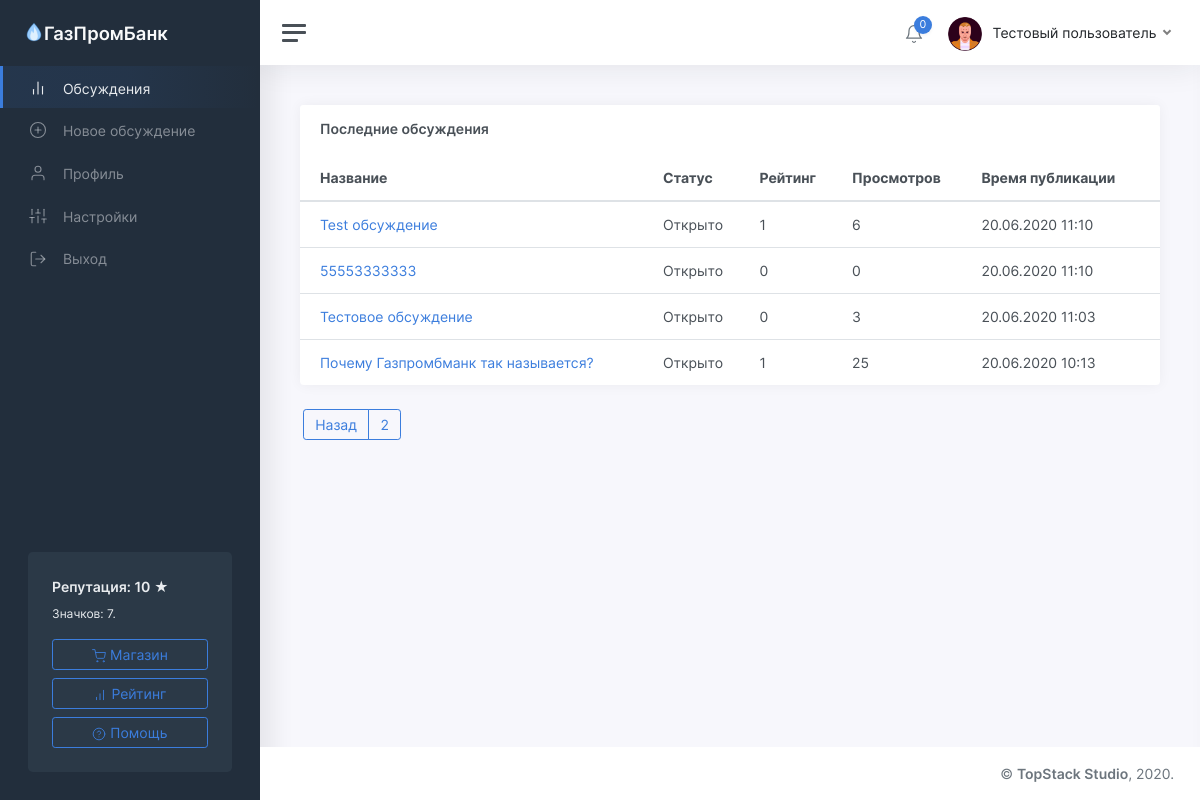
Page /threads/2 (signed in) on the earlier database version.
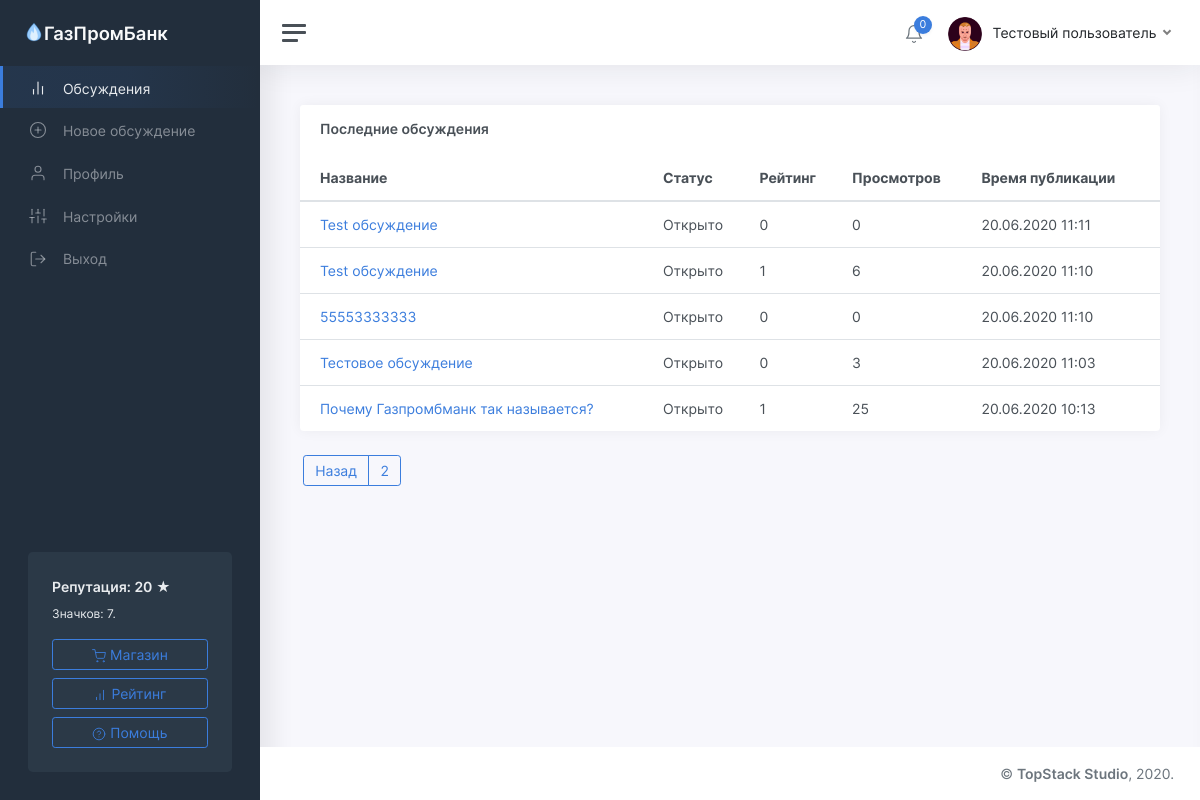
Same page on the later database version.
### tables this page shows
CREATE TABLE "users" (
	"id"	INTEGER NOT NULL UNIQUE,
	"password"	TEXT NOT NULL,
	"email"	TEXT NOT NULL UNIQUE,
	"status"	TEXT NOT NULL,
	"rating"	INTEGER NOT NULL,
	"moderator"	INTEGER,
	"blocked"	INTEGER,
	"description"	TEXT,
	"name"	TEXT NOT NULL,
	"avatar"	INTEGER,
	"badges"	TEXT,
	"department"	TEXT,
	PRIMARY KEY("id")
);

CREATE TABLE "threads" (
	"id"	INTEGER NOT NULL UNIQUE,
	"owner"	INTEGER NOT NULL,
	"title"	TEXT NOT NULL,
	"content"	TEXT,
	"date"	INTEGER,
	"up"	INTEGER,
	"down"	INTEGER,
	"views"	INTEGER,
	"status"	TEXT,
	"department"	TEXT,
	PRIMARY KEY("id")
);

### app/views.py (the view)
@app.route('/threads/<page>')
def listOfThreadsByPage(page):
	page = int(page)
	if page <= 1:
		return redirect('/threads')
	return render_template('threads_page.html', user=getUser(session['id']), threads=getThreads(offset=page), message=request.args.get('from'), page=page)

### app/functions.py (called while the page is built)
def getUser(identifier):
	conn = sqlite3.connect(db_path)
	conn.row_factory = sqlite3.Row
	cursor = conn.cursor()
	cursor.execute('SELECT * FROM users where id="%s"' % identifier)
	user = cursor.fetchone()
	if user:
		user = dict(user)
		user['badges'] = json.loads(user['badges'])
		user['notifications'] = getNotifications(identifier)
	return user

def statusToText(status):
	return statuses[status]

def fromTimestamp(timestamp):
	return datetime.utcfromtimestamp(timestamp + 3600 * 3).strftime('%d.%m.%Y %H:%M')

def getThreads(offset=0, count=10):
	conn = sqlite3.connect(db_path)
	conn.row_factory = sqlite3.Row
	cursor = conn.cursor()
	cursor.execute('SELECT id, title, date, up, down, status, views FROM threads ORDER BY date DESC')
	threads = cursor.fetchall()
	length = len(threads)
	if offset > 0:
		offset -= 1
	threads = threads[offset * 10:][:count]
	for x in range(len(threads)):
		threads[x] = dict(threads[x])
		threads[x]['status'] = statusToText(threads[x]['status'])
		threads[x]['date'] = fromTimestamp(threads[x]['date'])
	return (threads, length)

### templates/threads_page.html (shortened to what the changed rows need)
<!DOCTYPE html>
<html lang="ru">
	<head>
		<link href="/static/css/app.css" rel="stylesheet">
	</head>
	<body>
		<div class="wrapper">
			<nav id="sidebar" class="sidebar">
				<div class="sidebar-content js-simplebar">
					<div class="sidebar-cta">
						<div class="sidebar-cta-content">
							<strong class="d-inline-block mb-2">Репутация: {{user.rating}} &#9733;</strong>
							<div class="mb-3 text-sm">
								Значков: {{user.badges.__len__()}}.
							</div>
							<a href="/shop" class="btn btn-outline-primary btn-block"><i data-feather="shopping-cart"></i> Магазин</a>
							<a href="/rating" class="btn btn-outline-primary btn-block"><i data-feather="bar-chart"></i> Рейтинг</a>
							<a href="/help" class="btn btn-outline-primary btn-block"><i data-feather="help-circle"></i> Помощь</a>
						</div>
					</div>
				</div>
			</nav>
			<div class="main">
				<nav class="navbar navbar-expand navbar-light navbar-bg">
					<div class="navbar-collapse collapse">
						<ul class="navbar-nav navbar-align">
							<li class="nav-item dropdown">
								<a class="nav-link dropdown-toggle d-none d-sm-inline-block" href="#" data-toggle="dropdown">
								<img src="/static/img/avatars/{{user.avatar}}.png" class="avatar img-fluid rounded mr-1"/> <span class="text-dark">{{user.name}}</span>
								</a>
							</li>
						</ul>
					</div>
				</nav>
				<main class="content">
					<div class="container-fluid p-0">
						<div class="row">
							<div class="col-12 col-lg-12 col-xxl-9 d-flex">
								<div class="card flex-fill">
									<table class="table table-hover my-0">
										{% if threads[0] %}
											<thead>
												<tr>
													<th>Название</th>
													<th class="d-none d-md-table-cell">Статус</th>
													<th>Рейтинг</th>
													<th class="d-none d-md-table-cell">Просмотров</th>
													<th class="d-none d-md-table-cell">Время публикации</th>
												</tr>
											</thead>
											<tbody>
												{% for thread in threads[0] %}
													<tr>
														<td><a href="/thread/{{thread.id}}">{{thread.title}}</a></td>
														<td class="d-none d-md-table-cell">{{thread.status}}</td>
														<td>{{thread.up - thread.down}}</td>
														<td class="d-none d-md-table-cell">{{thread.views}}</td>
														<td class="d-none d-md-table-cell">{{thread.date}}</td>
													</tr>
												{% endfor %}
											</tbody>
										{% endif %}
									</table>
								</div>
							</div>
						</div>
					</div>
				</main>
			</div>
		</div>
	</body>
</html>

Differences in the rows shown:
changed users "Тестовый пользователь": rating "10" → "20"
now on this page (row unchanged): threads: title "Test обсуждение", status "Открыто", thread.up-thread.down "0", views "0", date "20.06.2020 11:11"
